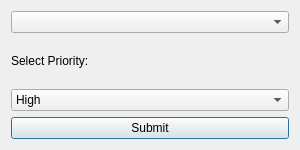
<?xml version="1.0" encoding="UTF-8"?>
<ui version="4.0">
 <class>AddEditPriorityDialog</class>
 <widget class="QDialog" name="AddEditPriorityDialog">
  <property name="geometry">
   <rect>
    <x>0</x>
    <y>0</y>
    <width>300</width>
    <height>150</height>
   </rect>
  </property>
  <property name="windowTitle">
   <string>Add/Edit Priority</string>
  </property>
  <layout class="QVBoxLayout" name="verticalLayout">
   <item>
    <widget class="QComboBox" name="defectListComboBox"/>
   </item>
   <item>
    <widget class="QLabel" name="priorityLabel">
     <property name="text">
      <string>Select Priority:</string>
     </property>
    </widget>
   </item>
   <item>
    <widget class="QComboBox" name="priorityComboBox">
     <item>
      <property name="text">
       <string>High</string>
      </property>
     </item>
     <item>
      <property name="text">
       <string>Medium</string>
      </property>
     </item>
     <item>
      <property name="text">
       <string>Low</string>
      </property>
     </item>
    </widget>
   </item>
   <item>
    <layout class="QHBoxLayout" name="horizontalLayout">
     <item>
      <widget class="QPushButton" name="submitButton">
       <property name="text">
        <string>Submit</string>
       </property>
      </widget>
     </item>
    </layout>
   </item>
  </layout>
 </widget>
 <resources/>
 <connections/>
</ui>
